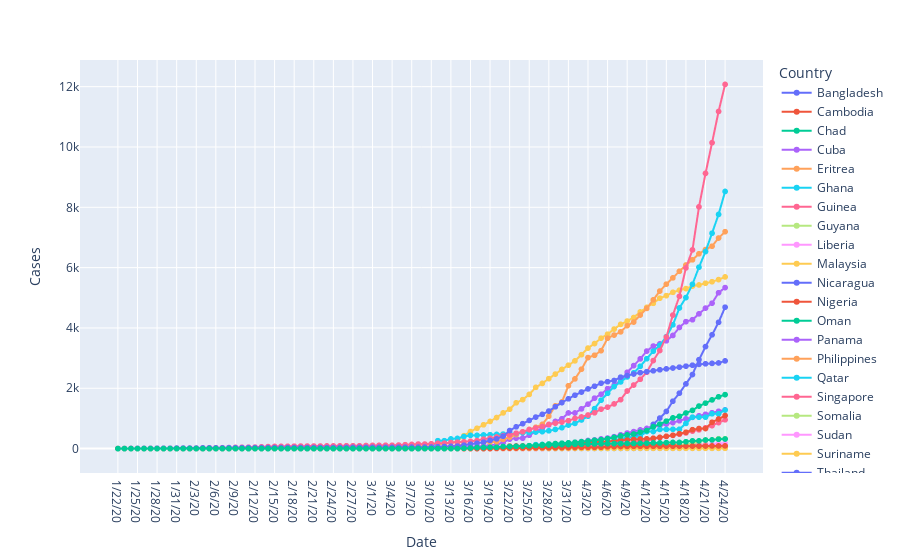

Notebook source saved alongside this figure:
### Markdown cell above
El grupo C, países con temperatura entre los 22 y 25 grados, presentan al rededor de 8 000 casos. Sólo India tiene 24 530 y Brasil, 54 043. 

La mayoría de los países en este grupo presentan un número de casos menores a los grupos anteriores. Hasta este momento podemos observar que conforme aumenta la temperatura, el número de casos presentados disminuye.

### Code cell
group_d = df.loc[df['Country'].isin(['Sudan', 'Chad', 'Malaysia', 'Somalia', 'Ghana', 'Nigeria', 'Eritrea', 
                                     'South_Sudan', 'Thailand', 'Philippines', 'Oman', 'Venezuela', 'Guyana', 
                                     'Cuba', 'Guinea', 'Liberia', 'Togo', 'Cambodia', 'Bangladesh', 'Sri_Lanka', 
                                     'Suriname', 'Nicaragua', 'Panama', 'Guinea_Bissau', 'Sierra_Leone', 
                                     'Brunei_Darussalam', 'Qatar', 'Trinidad_and_Tobago', 'Singapore'])]

fig = px.line(group_d, x="Date", y="Cases", text="Cases", color="Country")
fig.show()
